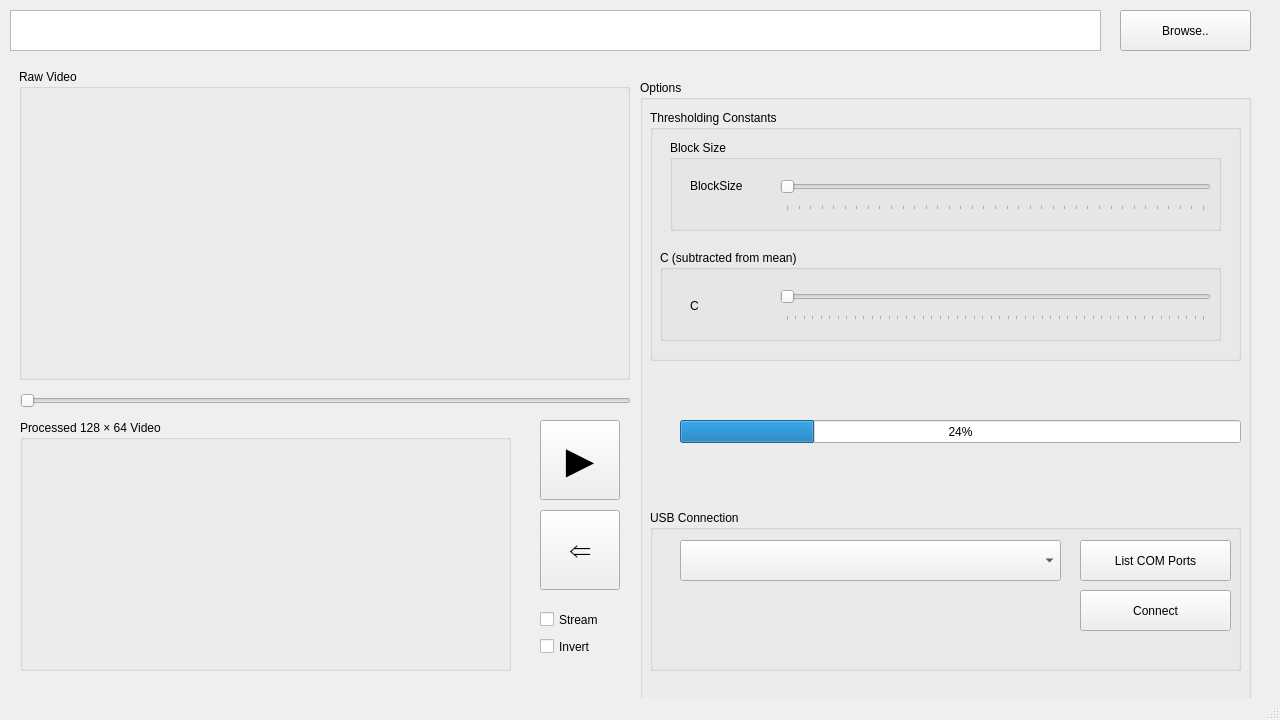
<?xml version="1.0" encoding="UTF-8"?>
<ui version="4.0">
 <class>MainWindow</class>
 <widget class="QMainWindow" name="MainWindow">
  <property name="geometry">
   <rect>
    <x>0</x>
    <y>0</y>
    <width>1280</width>
    <height>720</height>
   </rect>
  </property>
  <property name="windowTitle">
   <string>SKEmbedded Video Player</string>
  </property>
  <widget class="QWidget" name="centralwidget">
   <widget class="QPlainTextEdit" name="fileInputTextEdit">
    <property name="geometry">
     <rect>
      <x>10</x>
      <y>10</y>
      <width>1091</width>
      <height>41</height>
     </rect>
    </property>
   </widget>
   <widget class="QPushButton" name="fileInputButton">
    <property name="geometry">
     <rect>
      <x>1120</x>
      <y>10</y>
      <width>131</width>
      <height>41</height>
     </rect>
    </property>
    <property name="font">
     <font>
      <pointsize>9</pointsize>
     </font>
    </property>
    <property name="text">
     <string>Browse..</string>
    </property>
   </widget>
   <widget class="QGroupBox" name="optionsGroupBox">
    <property name="geometry">
     <rect>
      <x>640</x>
      <y>80</y>
      <width>611</width>
      <height>681</height>
     </rect>
    </property>
    <property name="font">
     <font>
      <pointsize>9</pointsize>
     </font>
    </property>
    <property name="title">
     <string>Options</string>
    </property>
    <widget class="QGroupBox" name="colorThresholdingGroupBox">
     <property name="geometry">
      <rect>
       <x>10</x>
       <y>30</y>
       <width>591</width>
       <height>251</height>
      </rect>
     </property>
     <property name="font">
      <font>
       <pointsize>9</pointsize>
      </font>
     </property>
     <property name="title">
      <string>Thresholding Constants</string>
     </property>
     <widget class="QGroupBox" name="groupBox">
      <property name="geometry">
       <rect>
        <x>20</x>
        <y>30</y>
        <width>551</width>
        <height>91</height>
       </rect>
      </property>
      <property name="title">
       <string>Block Size</string>
      </property>
      <widget class="QSlider" name="blockSizeSlider">
       <property name="geometry">
        <rect>
         <x>110</x>
         <y>30</y>
         <width>431</width>
         <height>41</height>
        </rect>
       </property>
       <property name="minimum">
        <number>3</number>
       </property>
       <property name="maximum">
        <number>75</number>
       </property>
       <property name="singleStep">
        <number>2</number>
       </property>
       <property name="orientation">
        <enum>Qt::Horizontal</enum>
       </property>
       <property name="tickPosition">
        <enum>QSlider::TicksBelow</enum>
       </property>
       <property name="tickInterval">
        <number>2</number>
       </property>
      </widget>
      <widget class="QLabel" name="blockSizeLabel">
       <property name="geometry">
        <rect>
         <x>20</x>
         <y>30</y>
         <width>61</width>
         <height>31</height>
        </rect>
       </property>
       <property name="text">
        <string>BlockSize</string>
       </property>
      </widget>
     </widget>
     <widget class="QGroupBox" name="groupBox_2">
      <property name="geometry">
       <rect>
        <x>10</x>
        <y>140</y>
        <width>561</width>
        <height>91</height>
       </rect>
      </property>
      <property name="title">
       <string>C (subtracted from mean)</string>
      </property>
      <widget class="QSlider" name="constantThresholdSlider">
       <property name="geometry">
        <rect>
         <x>120</x>
         <y>30</y>
         <width>431</width>
         <height>41</height>
        </rect>
       </property>
       <property name="minimum">
        <number>1</number>
       </property>
       <property name="maximum">
        <number>50</number>
       </property>
       <property name="pageStep">
        <number>1</number>
       </property>
       <property name="orientation">
        <enum>Qt::Horizontal</enum>
       </property>
       <property name="tickPosition">
        <enum>QSlider::TicksBelow</enum>
       </property>
       <property name="tickInterval">
        <number>1</number>
       </property>
      </widget>
      <widget class="QLabel" name="constantLabel">
       <property name="geometry">
        <rect>
         <x>30</x>
         <y>40</y>
         <width>41</width>
         <height>31</height>
        </rect>
       </property>
       <property name="text">
        <string>C</string>
       </property>
      </widget>
     </widget>
    </widget>
    <widget class="QProgressBar" name="progressBar">
     <property name="geometry">
      <rect>
       <x>40</x>
       <y>340</y>
       <width>561</width>
       <height>23</height>
      </rect>
     </property>
     <property name="value">
      <number>24</number>
     </property>
    </widget>
    <widget class="QLabel" name="errorLabel">
     <property name="geometry">
      <rect>
       <x>40</x>
       <y>300</y>
       <width>531</width>
       <height>21</height>
      </rect>
     </property>
     <property name="text">
      <string/>
     </property>
    </widget>
    <widget class="QLabel" name="label">
     <property name="geometry">
      <rect>
       <x>40</x>
       <y>370</y>
       <width>521</width>
       <height>31</height>
      </rect>
     </property>
     <property name="text">
      <string/>
     </property>
    </widget>
    <widget class="QGroupBox" name="comPortsGroupBox">
     <property name="geometry">
      <rect>
       <x>10</x>
       <y>430</y>
       <width>591</width>
       <height>161</height>
      </rect>
     </property>
     <property name="font">
      <font>
       <pointsize>9</pointsize>
      </font>
     </property>
     <property name="title">
      <string>USB Connection</string>
     </property>
     <widget class="QPushButton" name="comPortsListButton">
      <property name="geometry">
       <rect>
        <x>430</x>
        <y>30</y>
        <width>151</width>
        <height>41</height>
       </rect>
      </property>
      <property name="font">
       <font>
        <pointsize>9</pointsize>
       </font>
      </property>
      <property name="text">
       <string>List COM Ports</string>
      </property>
     </widget>
     <widget class="QComboBox" name="comPortsListBox">
      <property name="geometry">
       <rect>
        <x>30</x>
        <y>30</y>
        <width>381</width>
        <height>41</height>
       </rect>
      </property>
     </widget>
     <widget class="QPushButton" name="comPortsConnectButton">
      <property name="geometry">
       <rect>
        <x>430</x>
        <y>80</y>
        <width>151</width>
        <height>41</height>
       </rect>
      </property>
      <property name="font">
       <font>
        <pointsize>9</pointsize>
       </font>
      </property>
      <property name="text">
       <string>Connect</string>
      </property>
     </widget>
    </widget>
   </widget>
   <widget class="QPushButton" name="playButton">
    <property name="enabled">
     <bool>true</bool>
    </property>
    <property name="geometry">
     <rect>
      <x>540</x>
      <y>420</y>
      <width>80</width>
      <height>80</height>
     </rect>
    </property>
    <property name="sizePolicy">
     <sizepolicy hsizetype="Preferred" vsizetype="Preferred">
      <horstretch>0</horstretch>
      <verstretch>0</verstretch>
     </sizepolicy>
    </property>
    <property name="minimumSize">
     <size>
      <width>80</width>
      <height>80</height>
     </size>
    </property>
    <property name="maximumSize">
     <size>
      <width>40</width>
      <height>40</height>
     </size>
    </property>
    <property name="font">
     <font>
      <pointsize>28</pointsize>
     </font>
    </property>
    <property name="text">
     <string> ▶ </string>
    </property>
   </widget>
   <widget class="QPushButton" name="goToStartButton">
    <property name="geometry">
     <rect>
      <x>540</x>
      <y>510</y>
      <width>80</width>
      <height>80</height>
     </rect>
    </property>
    <property name="minimumSize">
     <size>
      <width>80</width>
      <height>80</height>
     </size>
    </property>
    <property name="maximumSize">
     <size>
      <width>40</width>
      <height>40</height>
     </size>
    </property>
    <property name="font">
     <font>
      <pointsize>22</pointsize>
     </font>
    </property>
    <property name="text">
     <string>⇐</string>
    </property>
   </widget>
   <widget class="QGroupBox" name="groupBox_3">
    <property name="geometry">
     <rect>
      <x>19</x>
      <y>69</y>
      <width>611</width>
      <height>311</height>
     </rect>
    </property>
    <property name="title">
     <string>Raw Video</string>
    </property>
    <widget class="QLabel" name="rawVideoLabel">
     <property name="geometry">
      <rect>
       <x>10</x>
       <y>20</y>
       <width>581</width>
       <height>281</height>
      </rect>
     </property>
     <property name="text">
      <string/>
     </property>
    </widget>
   </widget>
   <widget class="QGroupBox" name="groupBox_4">
    <property name="geometry">
     <rect>
      <x>20</x>
      <y>420</y>
      <width>491</width>
      <height>251</height>
     </rect>
    </property>
    <property name="title">
     <string>Processed 128 × 64 Video</string>
    </property>
    <widget class="QLabel" name="processedVideoLabel">
     <property name="geometry">
      <rect>
       <x>20</x>
       <y>20</y>
       <width>448</width>
       <height>224</height>
      </rect>
     </property>
     <property name="minimumSize">
      <size>
       <width>448</width>
       <height>224</height>
      </size>
     </property>
     <property name="maximumSize">
      <size>
       <width>448</width>
       <height>224</height>
      </size>
     </property>
     <property name="text">
      <string/>
     </property>
    </widget>
   </widget>
   <widget class="QSlider" name="playBackSlider">
    <property name="geometry">
     <rect>
      <x>20</x>
      <y>390</y>
      <width>611</width>
      <height>21</height>
     </rect>
    </property>
    <property name="orientation">
     <enum>Qt::Horizontal</enum>
    </property>
   </widget>
   <widget class="QCheckBox" name="checkBox">
    <property name="geometry">
     <rect>
      <x>540</x>
      <y>609</y>
      <width>81</width>
      <height>21</height>
     </rect>
    </property>
    <property name="text">
     <string>Stream</string>
    </property>
   </widget>
   <widget class="QCheckBox" name="checkBox_2">
    <property name="geometry">
     <rect>
      <x>540</x>
      <y>636</y>
      <width>81</width>
      <height>21</height>
     </rect>
    </property>
    <property name="text">
     <string>Invert</string>
    </property>
   </widget>
   <zorder>groupBox_3</zorder>
   <zorder>fileInputTextEdit</zorder>
   <zorder>fileInputButton</zorder>
   <zorder>optionsGroupBox</zorder>
   <zorder>playButton</zorder>
   <zorder>goToStartButton</zorder>
   <zorder>groupBox_4</zorder>
   <zorder>playBackSlider</zorder>
   <zorder>checkBox</zorder>
   <zorder>checkBox_2</zorder>
  </widget>
  <widget class="QMenuBar" name="menubar">
   <property name="geometry">
    <rect>
     <x>0</x>
     <y>0</y>
     <width>1280</width>
     <height>18</height>
    </rect>
   </property>
  </widget>
  <widget class="QStatusBar" name="statusbar"/>
 </widget>
 <resources/>
 <connections/>
</ui>
